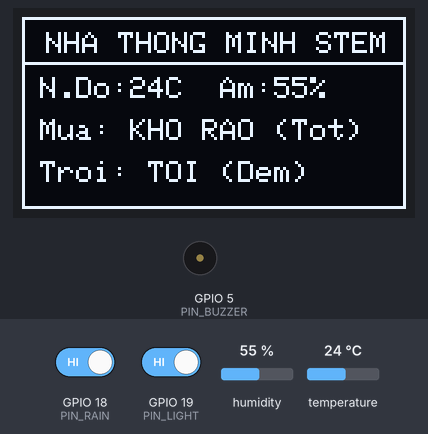
Bench run of a sketch on a simulated ESP32. Shown: 128×64 one-colour display, buzzer (waves = sounding, pin HIGH). The test bench sets the inputs (shaded band); at power-on: GPIO 18 (PIN_RAIN) HIGH, GPIO 19 (PIN_LIGHT) HIGH, humidity 55 %, temperature 24 °C. What the sketch prints to the serial monitor is not drawn.

Above: at 4.6 s.
4.7 s: GPIO 18 (PIN_RAIN) driven LOW
At 6.7 s:
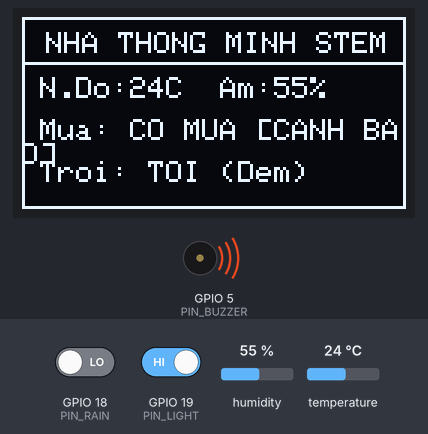
7.1 s: GPIO 19 (PIN_LIGHT) driven LOW
At 8.4 s:
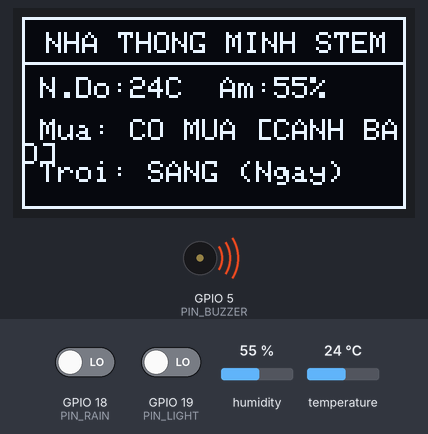
9.2 s: GPIO 18 (PIN_RAIN) driven HIGH
At 10.1 s:
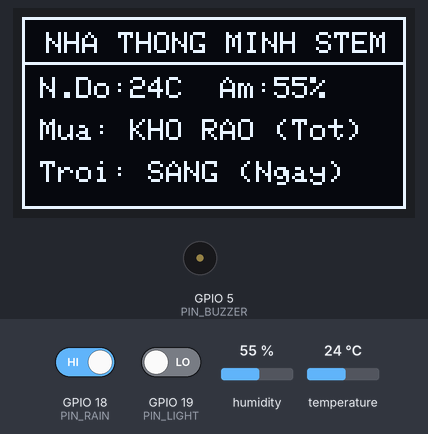
11.3 s: humidity set to 22 %
At 13.0 s:
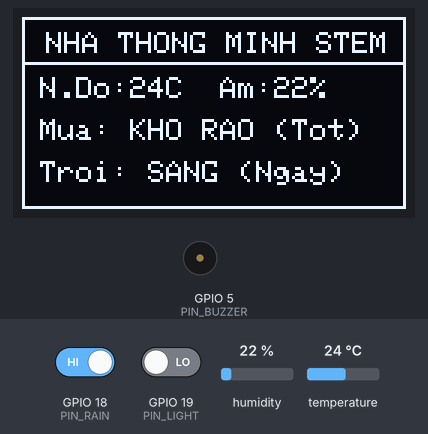
13.4 s: temperature set to 12 °C
At 14.6 s:
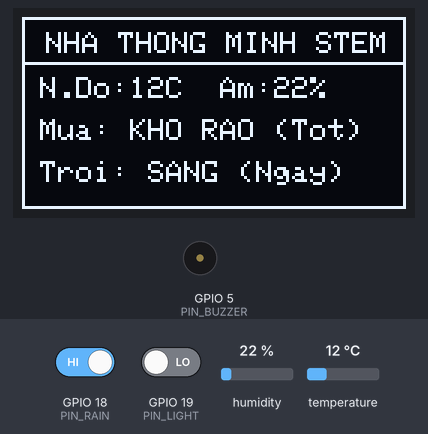
15.5 s: GPIO 19 (PIN_LIGHT) driven HIGH
At 17.4 s:
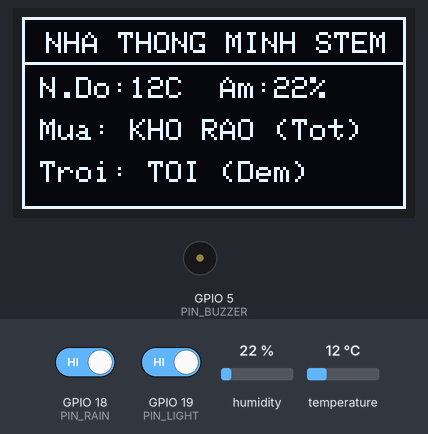
Timing chart, 0 to 18.6 s (numbered marks = the images above; inputs shaded):
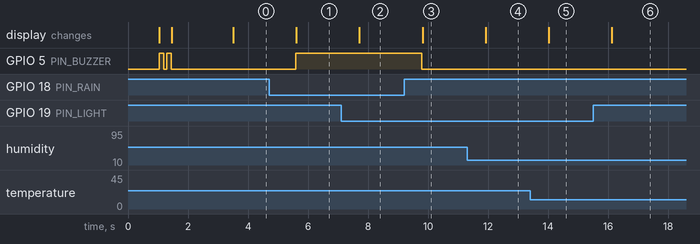

Measured:
- after the input at 4.7 s, GPIO 5 (PIN_BUZZER): LOW → HIGH after 0.89 s; the display: changes after 0.91 s (image 1)
- after the input at 7.1 s, the display: changes after 0.61 s (image 2)
- after the input at 9.2 s, GPIO 5 (PIN_BUZZER): HIGH → LOW after 0.59 s; the display: changes after 0.62 s (image 3)
- after the input at 11.3 s, the display: changes after 0.62 s (image 4)
- after the input at 13.4 s, the display: changes after 0.62 s (image 5)
- after the input at 15.5 s, the display: changes after 0.62 s (image 6)

The sketch:

dev.ino
```cpp
#include <Wire.h>
#include <Adafruit_GFX.h>
#include <Adafruit_SSD1306.h>
#include "DHT.h"

// ================= CẤU HÌNH CÁC CHÂN =================
#define PIN_BUZZER  5    // Còi Buzzer
#define PIN_RAIN    18   // Cảm biến Mưa (chân DO)
#define PIN_LIGHT   19   // Cảm biến Ánh sáng (chân DO)
#define PIN_DHT     4    // Cảm biến DHT11 (chân DATA)
#define DHTTYPE     DHT11

// Cấu hình màn hình OLED 0.96 inch (SDA = D21, SCL = D22)
#define SCREEN_WIDTH 128
#define SCREEN_HEIGHT 64
Adafruit_SSD1306 display(SCREEN_WIDTH, SCREEN_HEIGHT, &Wire, -1);

// Khởi tạo cảm biến DHT11
DHT dht(PIN_DHT, DHTTYPE);

void setup() {
  Serial.begin(115200);
  delay(1000);
  Serial.println("\n==========================================");
  Serial.println("   THANH CO: KHOI DONG TOAN BO HE THONG   ");
  Serial.println("==========================================");

  // Cấu hình chân còi và cảm biến
  pinMode(PIN_BUZZER, OUTPUT);
  digitalWrite(PIN_BUZZER, LOW); // Tắt còi ban đầu

  pinMode(PIN_RAIN, INPUT);
  pinMode(PIN_LIGHT, INPUT);

  // Khởi động DHT11
  dht.begin();

  // Khởi động OLED I2C (thử 0x3C rồi đến 0x3D)
  Wire.begin(21, 22);
  if (!display.begin(SSD1306_SWITCHCAPVCC, 0x3C)) {
    display.begin(SSD1306_SWITCHCAPVCC, 0x3D);
  }

  // --- BƯỚC TEST CÒI CHÀO MỪNG: KÊU BÍP BÍP 2 TIẾNG ---
  digitalWrite(PIN_BUZZER, HIGH);
  delay(150);
  digitalWrite(PIN_BUZZER, LOW);
  delay(100);
  digitalWrite(PIN_BUZZER, HIGH);
  delay(150);
  digitalWrite(PIN_BUZZER, LOW);

  // Màn hình khởi động chào mừng
  display.clearDisplay();
  display.drawRect(0, 0, 128, 64, WHITE);
  display.setTextColor(WHITE);
  display.setTextSize(1);
  display.setCursor(15, 15);
  display.println("THANH CO BAN PHUOC");
  display.setCursor(20, 32);
  display.println("KHOI TAO HE THONG");
  display.setCursor(28, 48);
  display.println("SAN SANG TEST!");
  display.display();
  delay(2000);
}

void loop() {
  // 1. ĐỌC CẢM BIẾN MƯA (Module LM393: Khi có nước chân DO kéo xuống 0)
  int rainState = digitalRead(PIN_RAIN);
  bool isRaining = (rainState == LOW);

  // 2. ĐỌC CẢM BIẾN ÁNH SÁNG (Khi có ánh sáng chân DO kéo xuống 0)
  int lightState = digitalRead(PIN_LIGHT);
  bool isBright = (lightState == LOW);

  // 3. ĐỌC NHIỆT ĐỘ VÀ ĐỘ ẨM TỪ DHT11
  float temp = dht.readTemperature();
  float hum = dht.readHumidity();

  // 4. KÍCH HOẠT CÒI BÁO ĐỘNG KHI CÓ MƯA
  if (isRaining) {
    // Kêu tít tít cảnh báo mưa
    digitalWrite(PIN_BUZZER, HIGH);
  } else {
    digitalWrite(PIN_BUZZER, LOW);
  }

  // 5. HIỂN THỊ ĐẦY ĐỦ LÊN MÀN HÌNH OLED
  display.clearDisplay();

  // Khung viền
  display.drawRect(0, 0, 128, 64, WHITE);
  display.setTextSize(1);
  display.setTextColor(WHITE);

  // Dòng 1: Tiêu đề
  display.setCursor(8, 5);
  display.println("NHA THONG MINH STEM");
  display.drawLine(0, 15, 128, 15, WHITE);

  // Dòng 2: Nhiệt độ & Độ ẩm
  display.setCursor(6, 20);
  if (!isnan(temp) && !isnan(hum)) {
    display.print("N.Do:");
    display.print((int)temp);
    display.print("C  Am:");
    display.print((int)hum);
    display.println("%");
  } else {
    display.println("DHT11: Dang do...");
  }

  // Dòng 3: Trạng thái mưa
  display.setCursor(6, 34);
  display.print("Mua: ");
  if (isRaining) {
    display.println("CO MUA [CANH BAO]");
  } else {
    display.println("KHO RAO (Tot)");
  }

  // Dòng 4: Ánh sáng
  display.setCursor(6, 48);
  display.print("Troi: ");
  if (isBright) {
    display.println("SANG (Ngay)");
  } else {
    display.println("TOI (Dem)");
  }

  display.display();

  // 6. IN CHI TIẾT RA SERIAL MONITOR ĐỂ THEO DÕI
  Serial.println("-------------- THONG SO HE THONG --------------");
  Serial.print("1. Cam bien Mua (D18): ");
  Serial.println(isRaining ? "DANG CO MUA! (Coi reo)" : "Khong mua");

  Serial.print("2. Quang tro (D19): ");
  Serial.println(isBright ? "Troi Sang" : "Troi Toi");

  Serial.print("3. DHT11 (D4): ");
  if (!isnan(temp) && !isnan(hum)) {
    Serial.print("Nhiet do = ");
    Serial.print(temp);
    Serial.print(" *C | Do am = ");
    Serial.print(hum);
    Serial.println(" %");
  } else {
    Serial.println("Chua doc duoc (Kiem tra lai chan D4)");
  }
  Serial.println("-----------------------------------------------\n");

  delay(1000); // Lặp lại kiểm tra mỗi 1 giây
}
```
